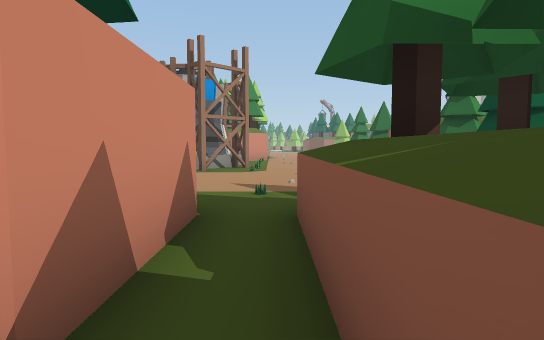
view 1 (above)

24 first-person views from a walk through a 3-D level made in the Unity game engine. The camera is 1.4 m above the floor, tilts 4° down and sees 75° across. Doors are open. The floor is counted in squares, 2 m on a side. Each view is taken from the middle of a square. On the plan, view 1 faces up. The plan holds only what a view shows up to about 11 squares ahead; the rest is blank. The place goes on beyond the plan. Some surface patterns are stand-ins.

view 2
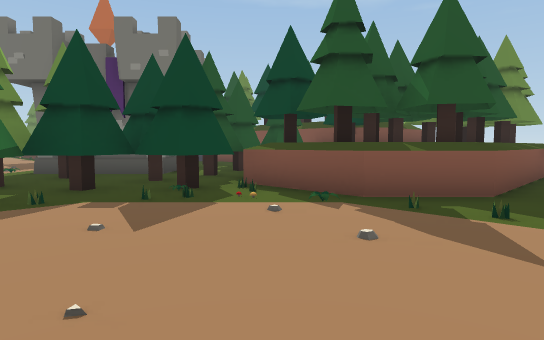

view 3
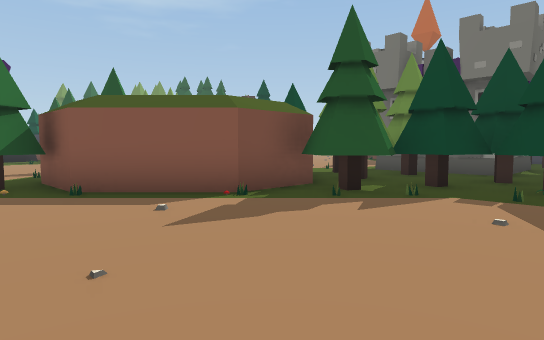

view 4
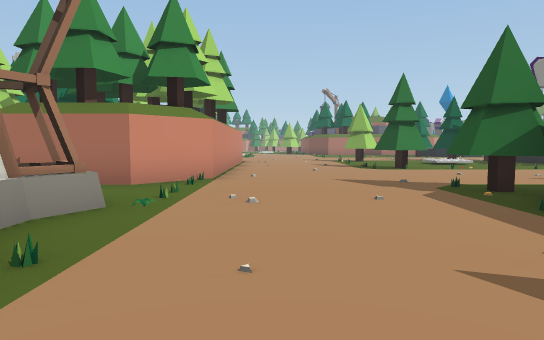

view 5
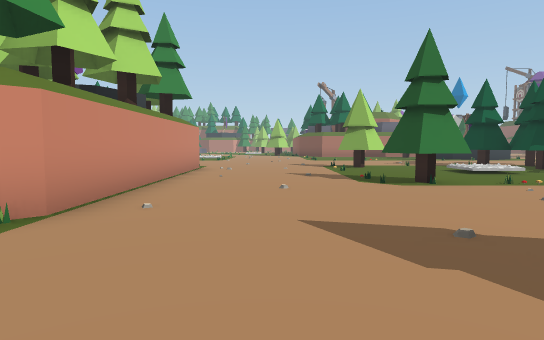

view 6
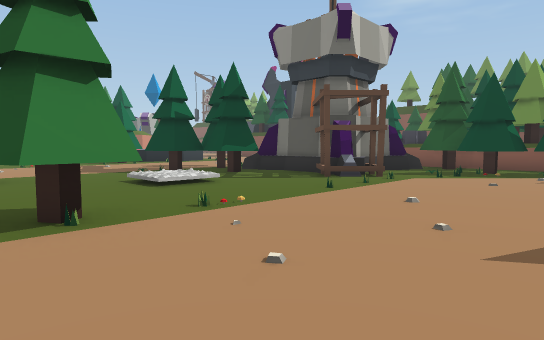

view 7
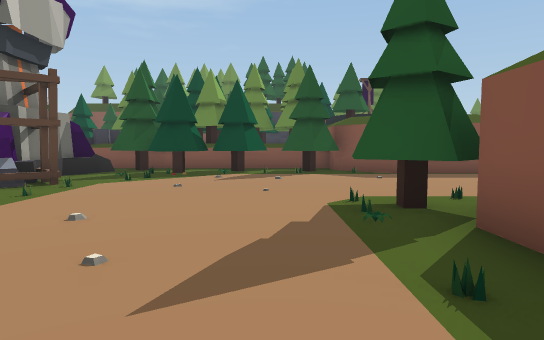

view 8
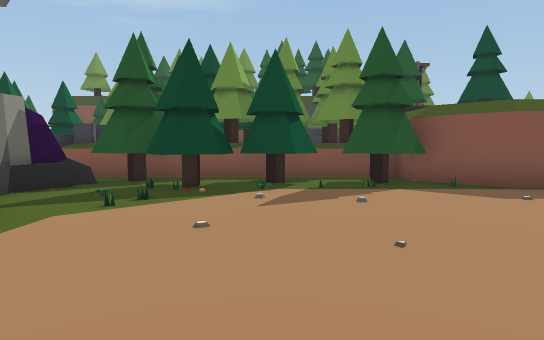

view 9
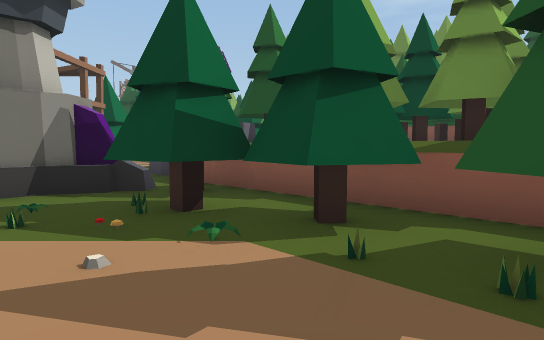

view 10
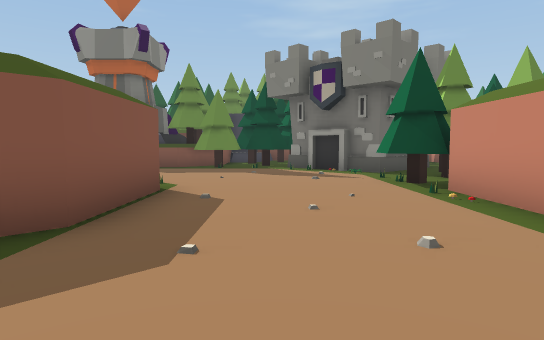

view 11
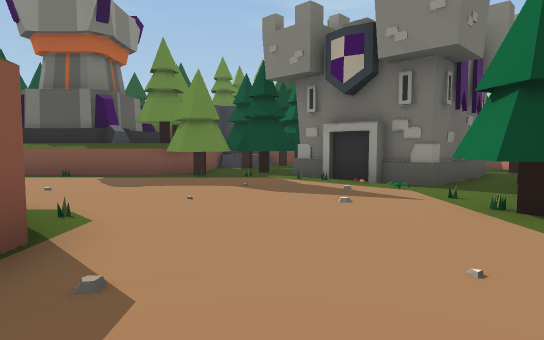

view 12
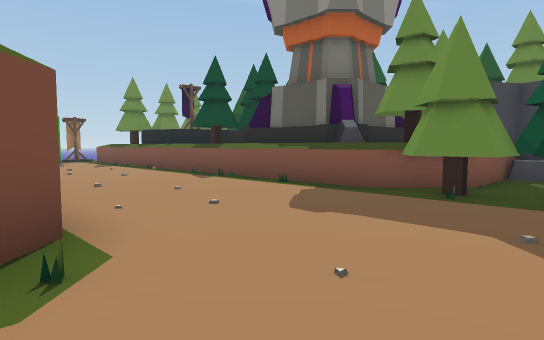

view 13
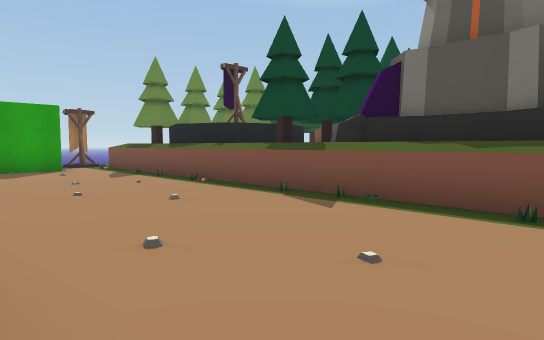

view 14
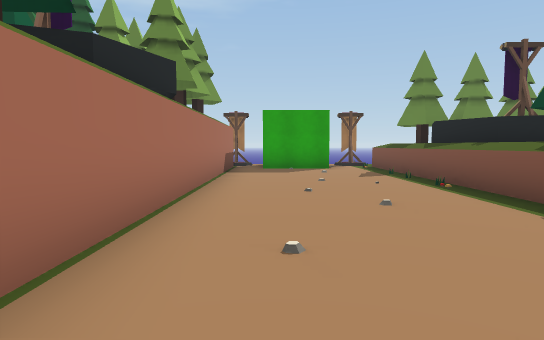

view 15
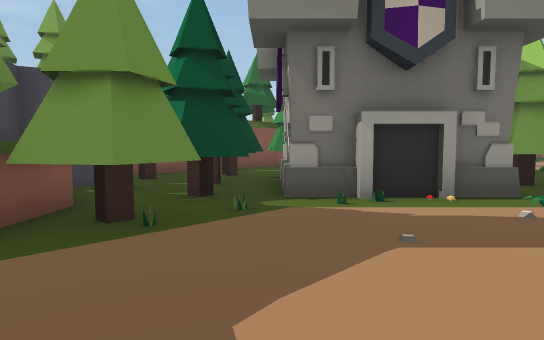

view 16
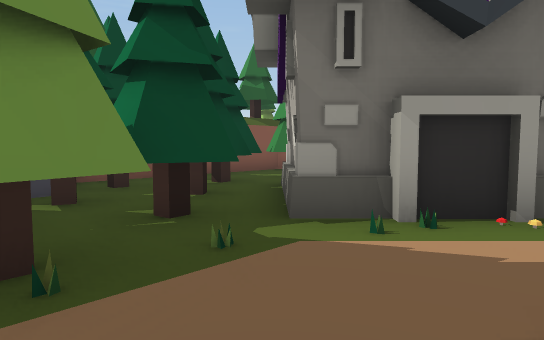

view 17
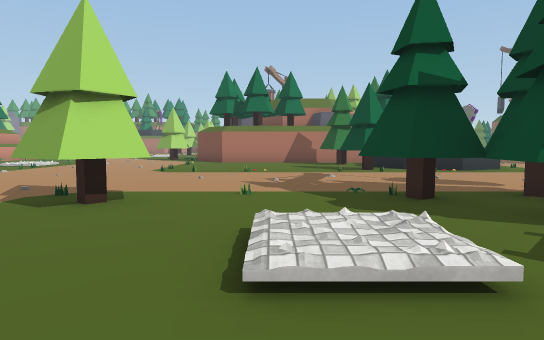

view 18
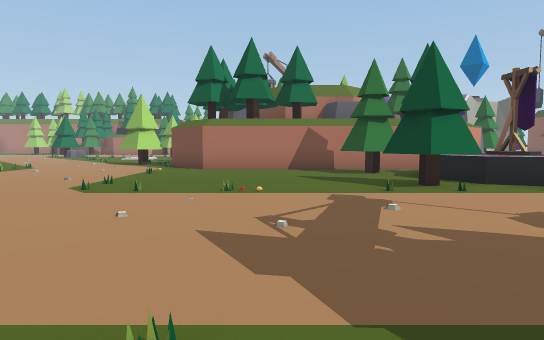

view 19
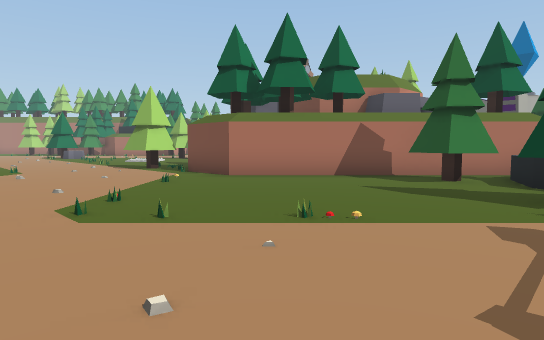

view 20
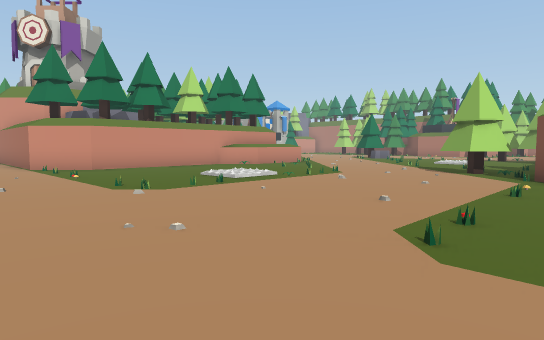

view 21
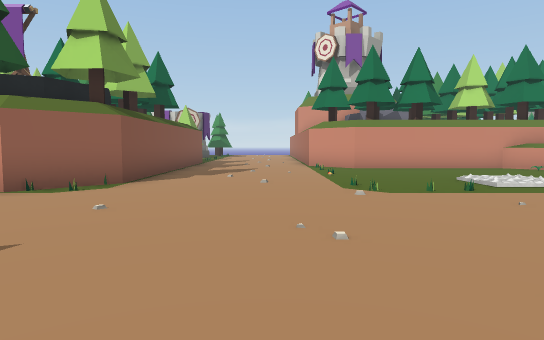

view 22
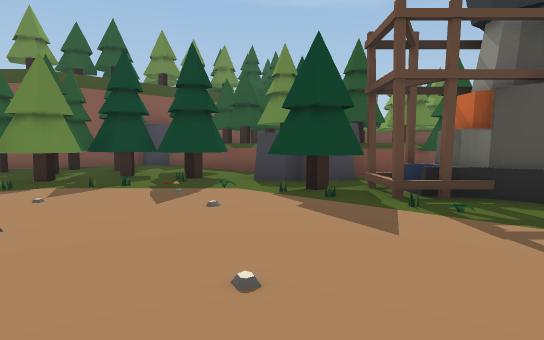

view 23
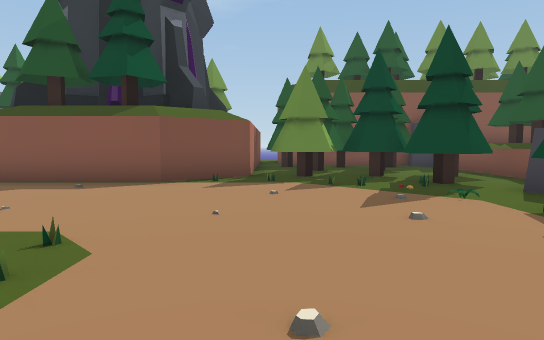

view 24
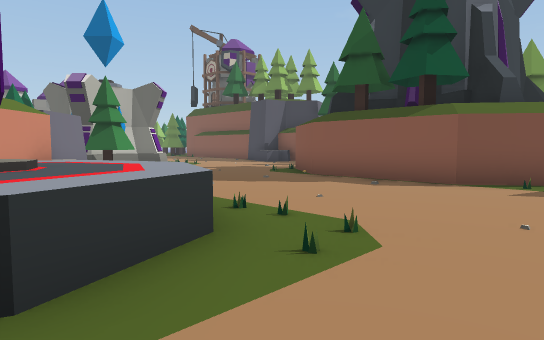

### Floor plan
Points are (right, up) in squares from view 1. A wall is a line through its corners. A room is listed if a view was taken in it or the views show most of it. See-through windows are left out.
Room 1 (view 1)
walls: (-0.7, 2.5) (-0.7, 1)
ways out: opening at (0.5, 1.5) to room 2
objects: tree (1, -3) to (2, -2); tree (1, 0) to (3, 2)
Room 2 (views 2, 3, 4, 5, 6, 7, 8, 9, 10, 11, 12, 13, 14, 15, 16, 17, 18, 19, 20, 21, 22, 23, 24)
walls: (15.8, 20.4) (15.8, 21.5); (12, 34.2) (5, 34.2) (3.7, 35.6); (7.2, 14.2) (8, 14.2); (18.8, 22.7) (19.5, 22.7); (13.5, 35.3) (12.8, 34.6); (9.2, 12.5) (9.2, 10.5); (20.1, 28.4) (18.8, 30.1) (18.8, 33.4) (20, 35); (20.4, 22.7) (22, 22.7); (14.8, 37.1) (14.1, 36.4); (-6.1, 25.3) (-1.5, 25.3) (-0.2, 24) (-0.2, 16.5) (-1.5, 15.2) (-3.6, 15.2); (22, 28.5) (20.5, 28.5); (13.7, 10.5) (13.7, 13) (15, 14.2) (15.8, 14.2) (15.8, 17.5); (-1.3, 12.3) (-1.3, 11.9); (5.5, 9.3) (4.2, 10.5) (4.2, 13) (5.5, 14.3); (-0.7, 10.9) (-1.9, 9.7) (-2.2, 10); (-1.6, 11.1) (-2.1, 10.6); (-5, 35.8) (-5.8, 35); (15, 9.2) (14.5, 9.8); (-5.7, 36.2) (-5.7, 30.5) (-7, 29.3) (-8.4, 29.3); (11, 5.6) (10.6, 5.3); (7, 4.7) (9.3, 7) (11.5, 4.8) (9.2, 2.5); (2.4, 4.7) (3.5, 4.7); (15.4, 4.7) (16.5, 4.7); (-0.7, 3.5) (-0.7, 2.5); (25.5, 9.2) (17.5, 9.2); (20.4, 4.7) (25.5, 4.7); (0.3, 2.4) (0.2, 3.5) (1.5, 4.7); (6.5, -0.2) (11.5, -0.2)
low walls: (-0.9, 13) (-1.3, 12.3); (-1.6, 13.3) (-2, 13.1); (9.2, 2.5) (7, 4.7); (5.2, 2.5) (5.2, 2); (13.7, 1.6) (13.7, 2.6)
ways out: opening at (0.5, 1.5) to room 1; opening at (21.5, 22); open door at (10.3, 6.3)
objects: tree (2, 3) to (3, 4); tree (2, 36) to (3, 37); tree (3, 5) to (6, 7); tree (4, 0) to (5, 1); tree (4, 3) to (5, 4); tree (4, 8) to (5, 9); tree (4, 14) to (5, 15); tree (4, 19) to (5, 20); tree (4, 24) to (5, 25); tree (5, 4) to (7, 4); tree (6, 1) to (9, 3); tree (6, 7) to (8, 9); tree (9, 9) to (10, 10); tree (9, 14) to (9, 15); tree (9, 23) to (11, 25); tree (9, 30) to (10, 31); tree (10, 1) to (13, 4); tree (10, 33); other object (11, 20) to (15, 24); other object (11, 30) to (14, 33); other object (12, 0) to (13, 1); tree (13, 4) to (14, 5); tree (13, 18) to (14, 19); other object (14, -1); other object (14, 1); tree (14, 3) to (15, 4); tree (14, 15) to (15, 16); tree (14, 17) to (15, 18); tree (14, 19) to (16, 20); other object (14, 35) to (14, 36); tree (15, 1) to (15, 2); tree (15, 24) to (16, 25); other object (16, 1); tree (16, 18) to (17, 18); other object (16, 22) to (17, 24); tree (16, 39) to (17, 40); other object (17, 4) to (20, 4); tree (17, 15) to (19, 17); tree (17, 20) to (18, 20); other object (17, 21) to (18, 22); tree (18, 18) to (20, 19); tree (18, 23) to (20, 26); tree (19, 21) to (19, 22); tree (19, 27) to (20, 28); tree (20, 1) to (21, 3); tree (21, 18) to (23, 21)

Positions as (right, up) in squares from view 1, and headings:
1: (0, 0), facing up
2: (-1, 9), facing down-right
3: (-1, 10), facing right
4: (1, 9), facing up
5: (2, 13), facing up
6: (4, 16), facing up-right
7: (5, 16), facing right
8: (8, 17), facing right
9: (12, 15), facing up-right
10: (12, 16), facing down
11: (12, 13), facing down
12: (12, 10), facing down-right
13: (16, 9), facing down-right
14: (16, 8), facing right
15: (15, 8), facing down-left
16: (14, 7), facing down-left
17: (7, 20), facing up
18: (7, 24), facing up
19: (6, 26), facing up
20: (5, 27), facing up-left
21: (5, 28), facing left
22: (12, 29), facing down-right
23: (12, 28), facing right
24: (12, 28), facing up-right
